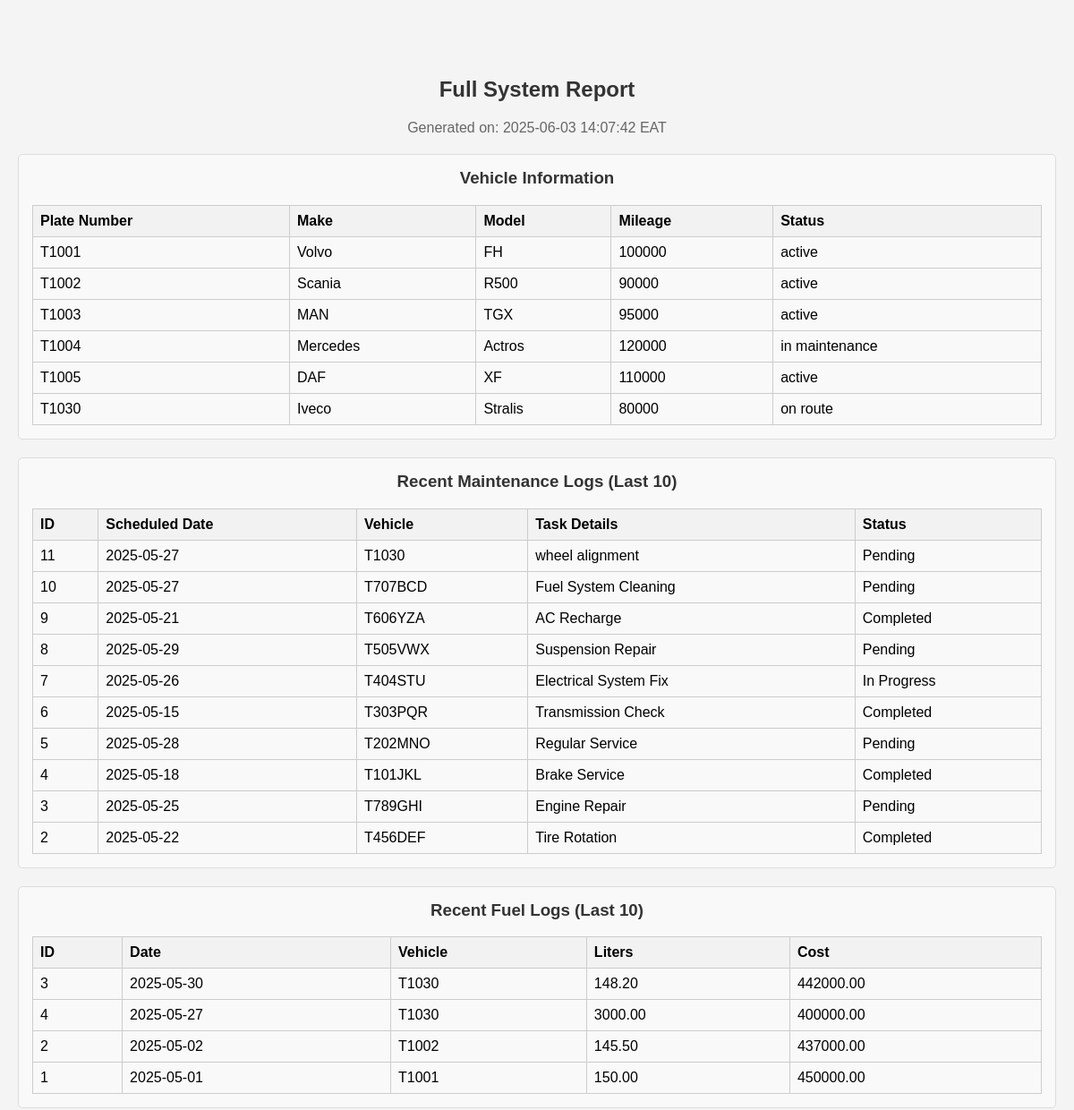
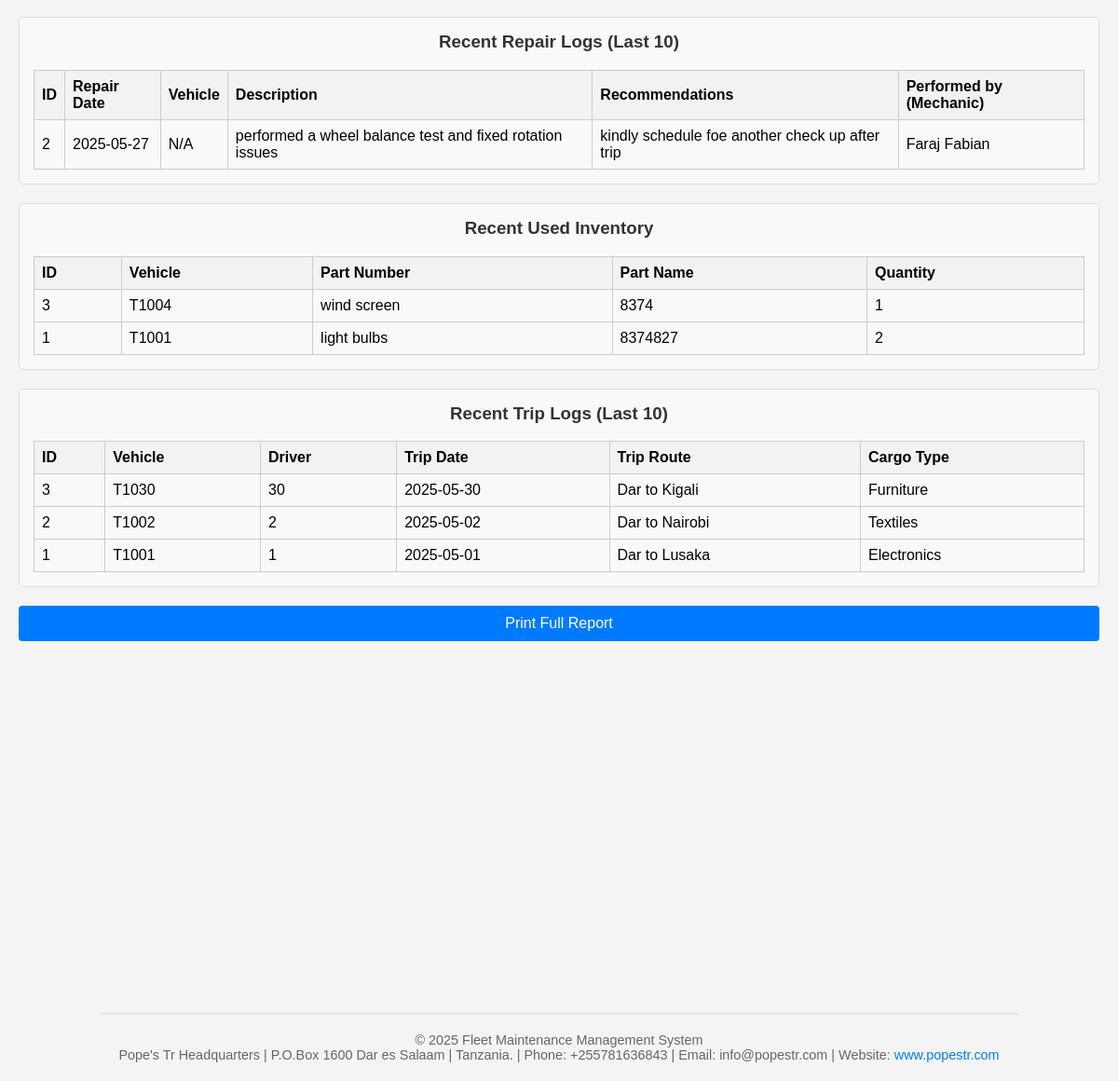
The app's page /reports.php with its own data (2 pictures, top to bottom).
### tables this page shows
CREATE TABLE `vehicles` (
  `truck_plate_number` varchar(255) NOT NULL,
  `truck_make` varchar(255) NOT NULL,
  `truck_model` varchar(255) NOT NULL,
  `horsepower` int(11) DEFAULT NULL,
  `trailer_make` varchar(255) DEFAULT NULL,
  `trailer_type` enum('flatbed','refrigerated','lowboy','tanker','dump','car haulers','extendable') DEFAULT NULL,
  `trailer_plate_number` varchar(255) DEFAULT NULL,
  `truck_mileage` int(11) NOT NULL,
  `next_service_mileage` int(11) NOT NULL,
  `truck_status` enum('active','on route','in maintenance') NOT NULL DEFAULT 'active',
  `driver_id` int(11) DEFAULT NULL
);

CREATE TABLE `maintenance` (
  `maintenance_id` int(11) NOT NULL,
  `truck_plate_number` varchar(50) NOT NULL,
  `maintenance_type` varchar(100) NOT NULL,
  `date` date NOT NULL,
  `cost` decimal(10,2) DEFAULT 0.00,
  `status` varchar(50) NOT NULL,
  `mechanic_username` varchar(100) NOT NULL,
  `created_at` timestamp NOT NULL DEFAULT current_timestamp()
);

CREATE TABLE `fuel_logs` (
  `id` int(11) NOT NULL,
  `truck_plate_number` varchar(255) DEFAULT NULL,
  `date` date DEFAULT NULL,
  `fuel_type` varchar(50) DEFAULT NULL,
  `quantity` decimal(10,2) DEFAULT NULL,
  `cost` decimal(10,2) DEFAULT NULL,
  `filled_by` varchar(255) DEFAULT NULL,
  `notes` text DEFAULT NULL
);

CREATE TABLE `maintenance_logs` (
  `log_id` int(11) NOT NULL,
  `maintenance_id` int(11) NOT NULL,
  `task_details` text NOT NULL,
  `recommendations` text DEFAULT NULL,
  `completion_date` date NOT NULL,
  `mechanic_username` varchar(50) NOT NULL,
  `created_at` timestamp NOT NULL DEFAULT current_timestamp()
);

CREATE TABLE `inventory` (
  `inventory_id` int(11) NOT NULL,
  `part_number` varchar(50) NOT NULL,
  `part_name` varchar(255) NOT NULL,
  `category` varchar(100) NOT NULL,
  `quantity` int(11) NOT NULL,
  `truck_plate_number` varchar(20) DEFAULT NULL,
  `trailer_plate_number` varchar(20) DEFAULT NULL,
  `mechanics_name` varchar(100) DEFAULT NULL,
  `timestamp` datetime DEFAULT current_timestamp() ON UPDATE current_timestamp()
);

CREATE TABLE `trip_logs` (
  `trip_id` int(11) NOT NULL,
  `trip_date` date NOT NULL,
  `driver_id` int(11) NOT NULL,
  `truck_plate_number` varchar(255) NOT NULL,
  `trip_route` varchar(100) NOT NULL,
  `distance` decimal(10,2) NOT NULL,
  `fuel_consumed` decimal(10,2) NOT NULL,
  `cargo_type` varchar(50) NOT NULL,
  `cargo_weight` decimal(10,2) NOT NULL,
  `tolls_paid` decimal(10,2) NOT NULL,
  `other_expenses` decimal(10,2) NOT NULL,
  `trip_status` enum('Planned','In Transit','Completed','Cancelled') NOT NULL,
  `created_at` timestamp NOT NULL DEFAULT current_timestamp()
);

### reports.php (the view, shortened to what this page needs)
<?php
$conn = new mysqli("localhost", "root", "", "fleet_management");
function getReportData($conn) {
    $report = [];
    $sql_vehicles = "SELECT * FROM vehicles";
    $result_vehicles = $conn->query($sql_vehicles);
    $report['vehicles'] = $result_vehicles->fetch_all(MYSQLI_ASSOC);
    $sql_maintenance = "SELECT * FROM maintenance ORDER BY maintenance_id DESC LIMIT 10";
    $result_maintenance = $conn->query($sql_maintenance);
    $report['maintenance_list'] = $result_maintenance->fetch_all(MYSQLI_ASSOC);
    $sql_fuel = "SELECT * FROM fuel_logs ORDER BY date DESC LIMIT 10";
    $result_fuel = $conn->query($sql_fuel);
    $report['fuel_logs'] = $result_fuel->fetch_all(MYSQLI_ASSOC);
    $sql_repair = "SELECT * FROM maintenance_logs ORDER BY completion_date DESC LIMIT 10";
    $result_repair = $conn->query($sql_repair);
    $report['repair_logs'] = $result_repair->fetch_all(MYSQLI_ASSOC);
    $sql_inventory = "SELECT * FROM inventory WHERE quantity < 5 ORDER BY quantity ASC";
    $result_inventory = $conn->query($sql_inventory);
    $report['inventory_low_stock'] = $result_inventory->fetch_all(MYSQLI_ASSOC);
    $sql_trips = "SELECT * FROM trip_logs ORDER BY trip_date DESC LIMIT 10";
    $result_trips = $conn->query($sql_trips);
    $report['trip_logs'] = $result_trips->fetch_all(MYSQLI_ASSOC);
    return $report;
}
$fullReport = getReportData($conn);
?>
<!DOCTYPE html>
<html lang="en">
<head>
    <link rel="stylesheet" href="styles.css">
</head>
<body>
    <div class="dashboard-container">
        <h1>Full System Report</h1>
        <p>Generated on: <?php echo date("Y-m-d H:i:s"); ?> EAT</p>
        <div class="report-section">
            <h3>Vehicle Information</h3>
            <?php if (!empty($fullReport['vehicles'])): ?>
                <table class="report-table">
                    <thead>
                        <tr>
                            <th>Plate Number</th>
                            <th>Make</th>
                            <th>Model</th>
                            <th>Mileage</th>
                            <th>Status</th>
                        </tr>
                    </thead>
                    <tbody>
                        <?php foreach ($fullReport['vehicles'] as $vehicle): ?>
                            <tr>
                                <td><?php echo htmlspecialchars($vehicle['truck_plate_number']); ?></td>
                                <td><?php echo htmlspecialchars($vehicle['truck_make']); ?></td>
                                <td><?php echo htmlspecialchars($vehicle['truck_model']); ?></td>
                                <td><?php echo htmlspecialchars($vehicle['truck_mileage']); ?></td>
                                <td><?php echo htmlspecialchars($vehicle['truck_status']); ?></td>
                            </tr>
                        <?php endforeach; ?>
                    </tbody>
                </table>
            <?php else: ?>
                <p class="no-data">No vehicle information available.</p>
            <?php endif; ?>
        </div>
        <div class="report-section">
            <h3>Recent Maintenance Logs (Last 10)</h3>
            <?php if (!empty($fullReport['maintenance_list'])): ?>
                <table class="report-table">
                    <thead>
                        <tr>
                            <th>ID</th>
                            <th>Scheduled Date</th>
                            <th>Vehicle</th>
                            <th>Task Details</th>
                            <th>Status</th>
                        </tr>
                    </thead>
                    <tbody>
                        <?php foreach ($fullReport['maintenance_list'] as $log): ?>
                            <tr>
                                <td><?php echo htmlspecialchars($log['maintenance_id']); ?></td>
                                <td><?php echo htmlspecialchars($log['date']); ?></td>
                                <td><?php echo htmlspecialchars($log['truck_plate_number']); ?></td>
                                <td><?php echo htmlspecialchars($log['maintenance_type']); ?></td>
                                <td><?php echo htmlspecialchars($log['status'] ?? 'N/A'); ?></td>
                            </tr>
                        <?php endforeach; ?>
                    </tbody>
                </table>
            <?php else: ?>
                <p class="no-data">No recent maintenance logs found.</p>
            <?php endif; ?>
        </div>
        <div class="report-section">
            <h3>Recent Fuel Logs (Last 10)</h3>
            <?php if (!empty($fullReport['fuel_logs'])): ?>
                <table class="report-table">
                    <thead>
                        <tr>
                            <th>ID</th>
                            <th>Date</th>
                            <th>Vehicle</th>
                            <th>Liters</th>
                            <th>Cost</th>
                        </tr>
                    </thead>
                    <tbody>
                        <?php foreach ($fullReport['fuel_logs'] as $log): ?>
                            <tr>
                                <td><?php echo htmlspecialchars($log['id']); ?></td>
                                <td><?php echo htmlspecialchars($log['date']); ?></td>
                                <td><?php echo htmlspecialchars($log['truck_plate_number'] ?? $log['vehicle_id'] ?? 'N/A'); ?></td>
                                <td><?php echo htmlspecialchars($log['quantity']); ?></td>
                                <td><?php echo htmlspecialchars($log['cost']); ?></td>
                            </tr>
                        <?php endforeach; ?>
                    </tbody>
                </table>
            <?php else: ?>
                <p class="no-data">No recent fuel logs found.</p>
            <?php endif; ?>
        </div>
        <div class="report-section">
            <h3>Recent Repair Logs (Last 10)</h3>
            <?php if (!empty($fullReport['repair_logs'])): ?>
                <table class="report-table">
                    <thead>
                        <tr>
                            <th>ID</th>
                            <th>Repair Date</th>
                            <th>Vehicle</th>
                            <th>Description</th>
                            <th>Recommendations</th>
                            <th>Performed by (Mechanic)</th>
                        </tr>
                    </thead>
                    <tbody>
                        <?php foreach ($fullReport['repair_logs'] as $log): ?>
                            <tr>
                                <td><?php echo htmlspecialchars($log['maintenance_id']); ?></td>
                                <td><?php echo htmlspecialchars($log['completion_date']); ?></td>
                                <td><?php echo htmlspecialchars($log['truck_plate_number'] ?? 'N/A'); ?></td>
                                <td><?php echo htmlspecialchars($log['task_details']); ?></td>
                                <td><?php echo htmlspecialchars($log['recommendations'] ?? 'N/A'); ?></td>
                                <td><?php echo htmlspecialchars($log['mechanic_username'] ?? 'N/A'); ?></td>
                            </tr>
                        <?php endforeach; ?>
                    </tbody>
                </table>
            <?php else: ?>
                <p class="no-data">No recent repair logs found.</p>
            <?php endif; ?>
        </div>
        <div class="report-section">
            <h3>Recent Used Inventory</h3>
            <?php if (!empty($fullReport['inventory_low_stock'])): ?>
                <table class="report-table">
                    <thead>
                        <tr>
                            <th>ID</th>
                            <th>Vehicle</th>
                            <th>Part Number</th>
                            <th>Part Name</th>
                            <th>Quantity</th>
                        </tr>
                    </thead>
                    <tbody>
                        <?php foreach ($fullReport['inventory_low_stock'] as $item): ?>
                            <tr>
                                <td><?php echo htmlspecialchars($item['inventory_id']); ?></td>
                                <td><?php echo htmlspecialchars($item['truck_plate_number']); ?></td>
                                <td><?php echo htmlspecialchars($item['part_name']); ?></td>
                                <td><?php echo htmlspecialchars($item['part_number']); ?></td>
                                <td><?php echo htmlspecialchars($item['quantity']); ?></td>
                            </tr>
                        <?php endforeach; ?>
                    </tbody>
                </table>
            <?php else: ?>
                <p class="no-data">No low stock inventory items.</p>
            <?php endif; ?>
        </div>
        <div class="report-section">
            <h3>Recent Trip Logs (Last 10)</h3>
            <?php if (!empty($fullReport['trip_logs'])): ?>
                <table class="report-table">
                    <thead>
                        <tr>
                            <th>ID</th>
                            <th>Vehicle</th>
                            <th>Driver</th>
                            <th>Trip Date</th>
                            <th>Trip Route</th>
                            <th>Cargo Type</th>
                        </tr>
                    </thead>
                    <tbody>
                        <?php foreach ($fullReport['trip_logs'] as $trip): ?>
                            <tr>
                                <td><?php echo htmlspecialchars($trip['trip_id']); ?></td>
                                <td><?php echo htmlspecialchars($trip['truck_plate_number'] ?? 'N/A'); ?></td>
                                <td><?php echo htmlspecialchars($trip['driver_id'] ?? 'N/A'); ?></td>
                                <td><?php echo htmlspecialchars($trip['trip_date']); ?></td>
                                <td><?php echo htmlspecialchars($trip['trip_route'] ?? 'N/A'); ?></td>
                                <td><?php echo htmlspecialchars($trip['cargo_type'] ?? 'N/A'); ?></td>
                            </tr>
                        <?php endforeach; ?>
                    </tbody>
                </table>
            <?php else: ?>
                <p class="no-data">No recent trip logs found.</p>
            <?php endif; ?>
        </div>
        <div style="margin-top: 20px;">
            <button onclick="window.print()" style="padding: 10px 20px; background-color: #007bff; color: white; text-decoration: none; border-radius: 4px; border: none; cursor: pointer;">Print Full Report</button>
        </div>
    </div>
    <footer>
        © 2025 Fleet Maintenance Management System<br>
        Pope's Tr Headquarters | P.O.Box 1600 Dar es Salaam | Tanzania. | Phone: +255781636843 | Email: info@popestr.com | Website: <a href="http://www.popestr.com" target="_blank" style="color: #007BFF; text-decoration: none;">www.popestr.com</a>
    </footer>
</body>
</html>

### styles.css (style rules this page uses)
body { font-family: Arial, sans-serif; background-color: #f4f4f4; display: flex; justify-content: center; align-items: center; height: 100vh; margin: 0; }
button { background-color: #28a745; color: white; font-size: 16px; padding: 10px; border: none; border-radius: 4px; cursor: pointer; width: 100%; }
.dashboard-container { text-align: center; margin-top: 50px; }
.dashboard-container h1 { font-size: 24px; color: #333; }
.dashboard-container p { font-size: 16px; color: #666; margin: 20px 0; }

### reports.php (style rules this page uses)
body { display: flex; flex-direction: column; min-height: 300vh; }
.dashboard-container { flex-grow: 1; padding: 20px; }
.report-section { margin-bottom: 20px; padding: 15px; border: 1px solid #ddd; border-radius: 5px; background-color: #f9f9f9; }
.report-section h3 { margin-top: 0; color: #333; }
.report-table { width: 100%; border-collapse: collapse; margin-top: 10px; }
.report-table th, .report-table td { border: 1px solid #ccc; padding: 8px; text-align: left; }
.report-table th { background-color: #f2f2f2; }
footer { text-align: center; padding: 20px; font-size: 0.9rem; color: #666; border-top: 1px solid #ddd; }

### records on screen
vehicles: truck_plate_number "T1001", truck_make "Volvo", truck_model "FH", truck_mileage "100000", truck_status "active"
vehicles: truck_plate_number "T1002", truck_make "Scania", truck_model "R500", truck_mileage "90000", truck_status "active"
vehicles: truck_plate_number "T1003", truck_make "MAN", truck_model "TGX", truck_mileage "95000", truck_status "active"
vehicles: truck_plate_number "T1004", truck_make "Mercedes", truck_model "Actros", truck_mileage "120000", truck_status "in maintenance"
vehicles: truck_plate_number "T1005", truck_make "DAF", truck_model "XF", truck_mileage "110000", truck_status "active"
vehicles: truck_plate_number "T1030", truck_make "Iveco", truck_model "Stralis", truck_mileage "80000", truck_status "on route"
maintenance: maintenance_id "11", date "2025-05-27", truck_plate_number "T1030", maintenance_type "wheel alignment", status "Pending"
maintenance: maintenance_id "10", date "2025-05-27", truck_plate_number "T707BCD", maintenance_type "Fuel System Cleaning", status "Pending"
maintenance: maintenance_id "9", date "2025-05-21", truck_plate_number "T606YZA", maintenance_type "AC Recharge", status "Completed"
maintenance: maintenance_id "8", date "2025-05-29", truck_plate_number "T505VWX", maintenance_type "Suspension Repair", status "Pending"
maintenance: maintenance_id "7", date "2025-05-26", truck_plate_number "T404STU", maintenance_type "Electrical System Fix", status "In Progress"
maintenance: maintenance_id "6", date "2025-05-15", truck_plate_number "T303PQR", maintenance_type "Transmission Check", status "Completed"
maintenance: maintenance_id "5", date "2025-05-28", truck_plate_number "T202MNO", maintenance_type "Regular Service", status "Pending"
maintenance: maintenance_id "4", date "2025-05-18", truck_plate_number "T101JKL", maintenance_type "Brake Service", status "Completed"
maintenance: maintenance_id "3", date "2025-05-25", truck_plate_number "T789GHI", maintenance_type "Engine Repair", status "Pending"
maintenance: maintenance_id "2", date "2025-05-22", truck_plate_number "T456DEF", maintenance_type "Tire Rotation", status "Completed"
fuel_logs: id "3", date "2025-05-30", truck_plate_number "T1030", quantity "148.20", cost "442000.00"
fuel_logs: id "4", date "2025-05-27", truck_plate_number "T1030", quantity "3000.00", cost "400000.00"
fuel_logs: id "2", date "2025-05-02", truck_plate_number "T1002", quantity "145.50", cost "437000.00"
fuel_logs: id "1", date "2025-05-01", truck_plate_number "T1001", quantity "150.00", cost "450000.00"
maintenance_logs: maintenance "2", completion_date "2025-05-27", truck_plate_number "N/A", task_details "performed a wheel balance test and fixed rotation issues", recommendations "kindly schedule foe another check up after trip", mechanic_username "Faraj Fabian"
inventory: inventory_id "3", truck_plate_number "T1004", part_name "wind screen", part_number "8374", quantity "1"
inventory: inventory_id "1", truck_plate_number "T1001", part_name "light bulbs", part_number "8374827", quantity "2"
trip_logs: trip_id "3", truck_plate_number "T1030", driver "30", trip_date "2025-05-30", trip_route "Dar to Kigali", cargo_type "Furniture"
trip_logs: trip_id "2", truck_plate_number "T1002", driver "2", trip_date "2025-05-02", trip_route "Dar to Nairobi", cargo_type "Textiles"
trip_logs: trip_id "1", truck_plate_number "T1001", driver "1", trip_date "2025-05-01", trip_route "Dar to Lusaka", cargo_type "Electronics"
